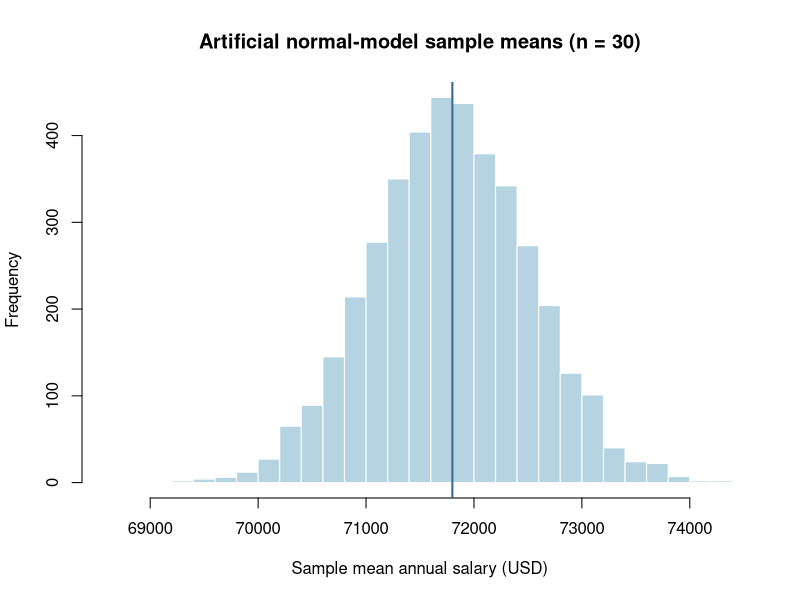

The R source for this figure:
## ---- chunk 1
# kable(): formats a data frame or matrix as a readable report table; digits sets displayed precision.
# data.frame(): builds a table whose named columns have compatible lengths.
# c(): combines values into a vector, converting them to a common type when needed.
# Compare the book's large-population approximation with the finite-population SE.
# sqrt() takes a square root; the correction uses N-1 because population variance uses denominator N.
N <- 2500
n <- 30
fpc <- sqrt((N - n)/(N - 1))
knitr::kable(data.frame(Statistic = c("Mean salary (USD/year)", "Training proportion"),
 Approximate_SE = c(4000/sqrt(n), sqrt(.6*.4/n)),
 Corrected_SE = fpc * c(4000/sqrt(n), sqrt(.6*.4/n))), digits = 5)
## ---- chunk 2
# mean(): computes an average; logical TRUE/FALSE values contribute 1/0, giving a proportion.
# c(): combines values into a vector, converting them to a common type when needed.
# sd(): computes sample standard deviation using denominator n-1.
# sqrt(): returns the nonnegative square root of a nonnegative number.
# replicate(B, expression) repeats a calculation B times; each result here is a new sample mean.
# rnorm(n, mean, sd) draws n artificial normal values using SD, not variance; set.seed() fixes the draw sequence.
set.seed(307312)
means <- replicate(4000, mean(rnorm(30, mean = 71800, sd = 4000)))
c(simulated_mean = mean(means), simulated_SE = sd(means), model_SE = 4000/sqrt(30))
## ---- chunk 3
# hist() displays the simulated sample means; breaks=30 requests roughly 30 histogram classes.
# abline(v=...) adds a vertical reference at the model's population mean.
hist(means, breaks = 30, col = "#B6D3E1", border = "white",
 main = "Artificial normal-model sample means (n = 30)", xlab = "Sample mean annual salary (USD)")
abline(v = 71800, col = "#356B8C", lwd = 2)
## ---- chunk 4
# sqrt(): returns the nonnegative square root of a nonnegative number.
# pnorm() returns a normal lower-tail probability; subtract the two CDF values for an interval.
# sd receives the SE of a mean, not the $4,000 SD of individual salaries.
se <- 4000 / sqrt(30)
pnorm(72300, mean = 71800, sd = se) - pnorm(71300, mean = 71800, sd = se)
